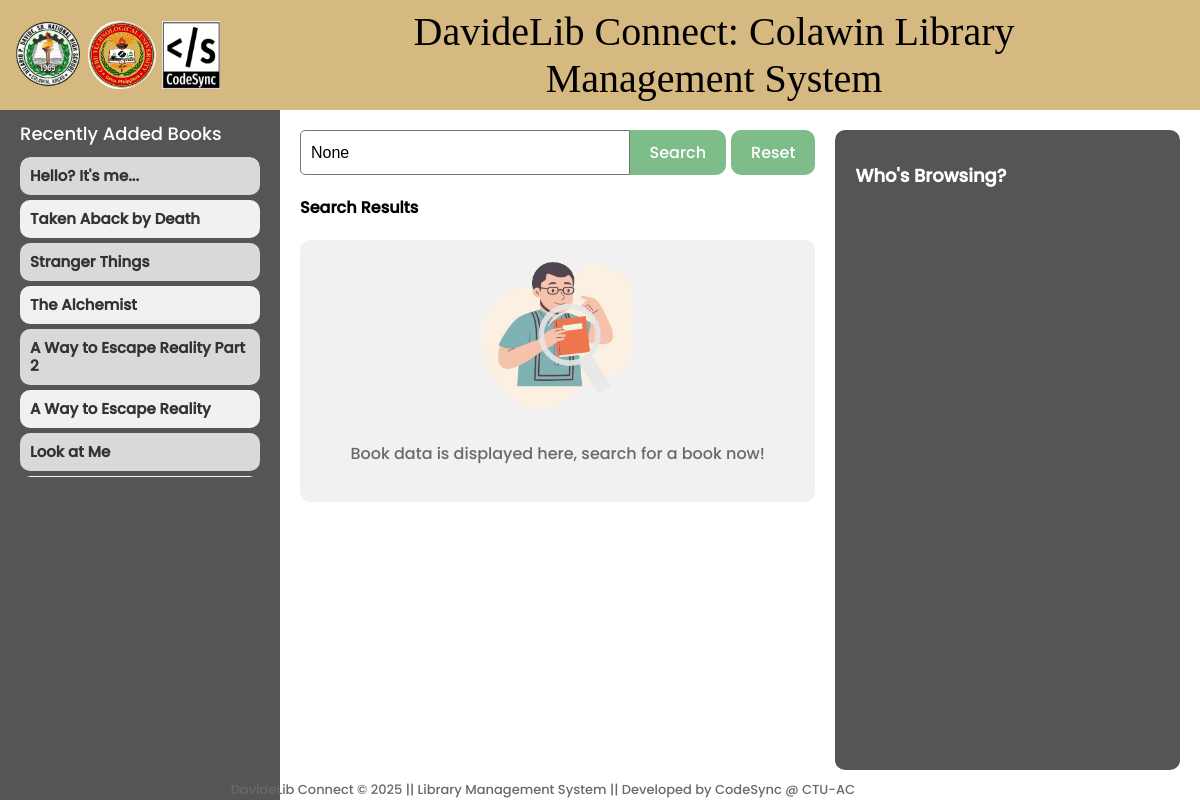
The page / on the database its author committed.
### library/models.py (models this page shows, shortened)
class BookInventory(models.Model):
    book_number = models.CharField(max_length=10, primary_key=True)
    record_date = models.DateTimeField(auto_now_add=True)
    class_field = models.CharField(max_length=100, blank=True, null=True)
    author = models.CharField(max_length=200, blank=True, null=True)
    book_title = models.CharField(max_length=200)
    edition = models.CharField(max_length=50, blank=True, null=True)
    volume = models.CharField(max_length=50, blank=True, null=True)
    pages = models.IntegerField(blank=True, null=True)
    quantity = models.PositiveIntegerField(default=1)
    fund_source = models.CharField(max_length=100, blank=True, null=True)
    price = models.DecimalField(max_digits=10, decimal_places=2, blank=True, null=True)
    publisher = models.CharField(max_length=200, blank=True, null=True)
    year = models.IntegerField(blank=True, null=True)
    remark = models.TextField(blank=True, null=True)
    category = models.ForeignKey(Category, on_delete=models.CASCADE)
    location = models.TextField(blank=True, null=True)
    qr_code = models.ImageField(upload_to='qr_codes/', blank=True, null=True)

### library/views.py (the view, shortened to what this page needs)
# urls.py: path('', views.landing, name='landing'),
def landing(request):
    query = request.GET.get('q')
    book_number = request.GET.get('book_number')  # Get book number from query params
    books = BookInventory.objects.all()
    if query:
        books = books.filter(
            Q(book_title__icontains=query) |
            Q(author__icontains=query) |
            Q(book_number__icontains=query)
        )
    for book in books:
        try:
            latest_borrow_slip = BorrowSlip.objects.filter(book_number=book.book_number).order_by('-date_borrow').first()
            current_date = timezone.now().date()
            if latest_borrow_slip:
                if latest_borrow_slip.due_date.date() < current_date and not latest_borrow_slip.returned:
                    book.status = 'Overdue'
                elif latest_borrow_slip.returned:
                    book.status = 'Returned'
                else:
                    book.status = 'Borrowed'
            else:
                book.status = 'Available'
        except BorrowSlip.DoesNotExist:
            book.status = 'Available'
    recent_books = BookInventory.objects.order_by('-record_date')[:10]
    for book in recent_books:
        try:
            latest_borrow_slip = BorrowSlip.objects.filter(book_number=book.book_number).order_by('-date_borrow').first()
            current_date = timezone.now().date()
            if latest_borrow_slip:
                if latest_borrow_slip.due_date.date() < current_date and not latest_borrow_slip.returned:
                    book.status = 'Overdue'
                elif latest_borrow_slip.returned:
                    book.status = 'Returned'
                else:
                    book.status = 'Borrowed'
            else:
                book.status = 'Available'
        except BorrowSlip.DoesNotExist:
            book.status = 'Available'
    book_detail = None
    category_counts = BookInventory.objects.values('category__name').annotate(count=Count('book_number')).order_by('category__name')
    categories = [entry['category__name'] for entry in category_counts]
    counts = [entry['count'] for entry in category_counts]
    colors = plt.get_cmap('tab20').colors  # Use a colormap with enough distinct colors
    category_colors = dict(zip(categories, colors))
    plt.figure(figsize=(14, 6))  # Increase figure width to accommodate legend
    bars = plt.bar(range(len(categories)), counts, color=[category_colors[cat] for cat in categories])
    plt.xlabel('Category')
    plt.ylabel('Number of Books')
    plt.title('Number of Books by Category')
    plt.xticks(range(len(categories)), [''] * len(categories))  # Empty labels for now
    handles = [plt.Line2D([0], [0], color=color, lw=4) for color in category_colors.values()]
    plt.legend(handles, category_colors.keys(), loc='center left', bbox_to_anchor=(1, 0.5))
    buffer = BytesIO()
    plt.savefig(buffer, format='png', bbox_inches='tight')
    buffer.seek(0)
    image_png = buffer.getvalue()
    buffer.close()
    graph = base64.b64encode(image_png).decode('utf-8')
    return render(request, 'library/landing.html', {
        'books': books,
        'query': query,
        'recent_books': recent_books,
        'book_detail': book_detail,
        'graph': graph,  # Pass the graph image to the template
    })

### library/context_processors.py (called while the page is built)
def navbar_context(request):
    username = None
    if request.user.is_authenticated:
        username = request.user.username
    return {'username': username}

### library/templates/library/landing.html (shortened to what this page needs)
{% extends 'main.html' %}
{% load static %}
{% block content %}
<div class="header">
    <img src="{% static 'images/hpdslogo.png' %}" alt="logo" style="width: 68px; height: 68px; border-radius: 50%; padding-left: 6px;">
    <img src="{% static 'images/ctu.png' %}" alt="logo" style="width: 68px; height: 68px; border-radius: 50%; padding-left: 6px;">
    <img src="{% static 'images/Codesynlogo.png' %}" alt="logo" style="width: 58px; height: 68px; padding-left: 6px;">
    <p class="title">DavideLib Connect: Colawin Library Management System</p>
    <a href="{% url 'directory' %}">
        <img src="{% static 'images/lock2.png' %}" style="width: 80px; height: 60px; display: flex; padding-left: 190px;" alt="">
    </a>
</div>
<div class="sidebar">
    <div class="section-label" style="margin-top: 30px; font-weight: lighter;">Recently Added Books</div>
    <div class="book-item-container">
        {% for recent_book in recent_books %}
            <a href="{% url 'landing' %}?book_number={{ recent_book.book_number }}"
               class="book-item {% if forloop.counter|divisibleby:2 %}even-row{% else %}odd-row{% endif %}"
               style="text-decoration: none; color: black; margin-bottom: 5px;">
                <div class="book-title" style="font-size: 15px;">
                    {{ recent_book.book_title }}
                </div>
            </a>
        {% endfor %}
    </div>
</div>
<div class="main-content">
    <div class="left">
        <div class="search-form-container">
            <div class="search-container">
                <form method="GET" action="{% url 'landing' %}" style="flex: 1; display: flex;">
                    <input type="text" class="search-input" name="q" placeholder="Search book" value="{{ query }}" autofocus>
                    <button type="submit" class="search-button" style="margin-right: 5px;">Search</button>
                    <a href="{% url 'landing' %}" class="reset-button">Reset</a>
                </form>
            </div>
        </div>
        <div class="section-label">Search Results</div>
        <div class="book-item-container">
            {% if book_detail %}
                <strong style="background-color: #73532C; color:#ECECEC; border-radius: 5px; padding-left: 5px; padding-right: 5px;">
                    {{ book_detail.book_title }}
                </strong>
                <div class="book-details">
                    <p style="text-align: justify;">
                        This was authored by <strong>{{ book_detail.author }}</strong>.
                        It has the book number <strong>{{ book_detail.book_number }}</strong>. The book falls under the category of
                        <strong>{{ book_detail.category.name }}</strong>. This book has <strong>{{ book_detail.edition }}</strong> edition, and it comprises
                        <strong>{{ book_detail.volume }}</strong> volume(s) with <strong>{{ book_detail.pages }}</strong> pages.
                        There are only <strong>{{ book_detail.quantity }}</strong> copy/copies available. The book is funded as
                        <strong>{{ book_detail.fund_source }}</strong> and is priced at <strong>{{ book_detail.price }}</strong>. It was published at
                        <strong>{{ book_detail.publisher }}</strong> in the year <strong>{{ book_detail.year }}</strong>. The location of this book is at
                        <strong style="color: green;">{{ book_detail.location }}</strong>.
                    </p>
                    <p>
                        The current status of the book is:
                        {% if book_detail.status == 'Returned' %}
                            <span class="book-status status-available">Available</span>.
                        {% elif book_detail.status == 'Borrowed' %}
                            <span class="book-status status-ongoing">Ongoing Borrowing</span>.
                        {% elif book_detail.status == 'Overdue' %}
                            <span class="book-status status-pending">Pending for return</span>.
                        {% else %}
                            <span class="book-status status-available">Available</span>.
                        {% endif %}
                    </p>
                </div>
                <div class="button-container" style="padding-top: 20px; gap: 10px;">
                    <a href="{% url 'landing' %}?q={{ query }}" class="search-button" style="text-decoration: none; background-color: #757575;">Back to Search Results</a>
                </div>
            {% else %}
                {% if query %}
                    {% if books %}
                        <div>
                            {% for book in books %}
                                <a href="{% url 'landing' %}?q={{ query }}&book_number={{ book.book_number }}"
                                   class="book-item {% if forloop.counter|divisibleby:2 %}even-row{% else %}odd-row{% endif %}"
                                   style="text-decoration: none; color: black;">
                                    <div class="book-title">{{ book.book_title }}</div>
                                    <div class="book-details">
                                        <strong>Author:</strong> {{ book.author }}<br>
                                        <strong>Book Number:</strong> {{ book.book_number }}<br>
                                        <strong>Status:</strong>
                                        {% if book.status == 'Returned' %}
                                            <span class="book-status status-available">Available</span>
                                        {% elif book.status == 'Borrowed' %}
                                            <span class="book-status status-ongoing">Ongoing Borrowing</span>
                                        {% elif book.status == 'Overdue' %}
                                            <span class="book-status status-pending">Pending for return</span>
                                        {% else %}
                                            <span class="book-status status-lost">Lost</span>
                                        {% endif %}
                                    </div>
                                </a>
                            {% endfor %}
                        </div>
                    {% else %}
                    <div class="mess">
                        <div class="image-container">
                            <img src="{% static 'images/searchLOGO1.png' %}" alt="logo" class="image-logo">
                        </div>
                        <p style="color: dimgray;">No results found for your search.</p>
                    </div>
                    {% endif %}
                {% else %}
                <div class="mess" >
                    <div class="image-container">
                        <img src="{% static 'images/searchLOGO.png' %}" alt="logo" class="image-logo">
                    </div>
                    <p style="color: dimgray; text-align: center;">Book data is displayed here, search for a book now!</p>
                </div>
                {% endif %}
            {% endif %}
        </div>
    </div>
    <div class="side-container">
        <div class="section-label" style="color: white; font-weight: lighter;"><h1 style="font-size: 18px;"> Who's Browsing?</h1></div>
    </div>
</div>
{% endblock content %}

### static/styles/main.css (style rules this page uses)
body, html { margin: 0; padding: 0; font-family: 'Poppins', sans-serif; }
.header { background-color: #77A681; height: 70px; color: white; text-align: center; padding: 20px; width: 100%; position: fixed; top: 0; left: 0; }
.sidebar { background-color: #555; width: 200px; position: fixed; top: 70px; height: calc(100% - 70px); overflow: auto; padding: 20px; color: white; }

### templates/navbar.html (style rules this page uses)
body, html { margin: 0; padding: 0; font-family: 'Poppins', sans-serif; }
.header { background-color: #D6B980; height: 70px; color: white; text-align: center; padding: 20px; width: 100%; position: fixed; top: 0; left: 0; z-index: 1000; display: flex; padding-left: 8px; align-items: center; }
.title { font-family: 'Blue'; padding-left: 190px; font-size: 40px; color: black; }
.sidebar { background-color: #555; width: 200px; position: fixed; top: 110px; height: calc(100% - 110px); overflow: auto; padding: 20px; color: white; display: flex; flex-direction: column; align-items: center; overflow-y: auto; overflow-x: hidden; z-index: 100; }

### library/templates/library/landing.html (style rules this page uses)
.header { background-color: #D6B980; height: 70px; color: white; text-align: center; padding: 20px; width: 100%; position: fixed; top: 0; left: 0; z-index: 1000; display: flex; padding-left: 8px; align-items: center; }
.title { font-family: 'Blue'; padding-left: 190px; font-size: 40px; color: black; }
.sidebar { background-color: #555; width: 240px; position: fixed; top: 70px; left: 0; height: calc(100% - 70px); overflow-y: auto; padding: 20px; color: white; display: flex; flex-direction: column; align-items: flex-start; overflow-x: hidden; z-index: 100; }
.main-content { margin-left: 280px; padding: 20px; margin-top: 110px; display: flex; flex-direction: row; font-family: 'Poppins', sans-serif; box-sizing: border-box; gap: 20px; height: calc(100vh - 120px); }
.search-form-container { width: 100%; }
.search-container { display: flex; gap: 10px; }
.search-input { flex: 1; padding: 10px; font-size: 16px; border-top-left-radius: 5px; border-bottom-left-radius: 5px; border: 1px solid #757575; }
.search-button { padding: 10px 20px; font-size: 16px; cursor: pointer; font-family: 'Poppins', sans-serif; text-decoration: none; color: #fff; background-color: #7EBC89; border: none; border-top-right-radius: 10px; border-bottom-right-radius: 10px; transition: background-color 0.3s, color 0.3s; }
.reset-button { padding: 10px 20px; font-size: 16px; cursor: pointer; font-family: 'Poppins', sans-serif; text-decoration: none; color: #fff; background-color: #7EBC89; border: none; border-radius: 10px; transition: background-color 0.3s, color 0.3s; }
.left { width: 60%; display: flex; flex-direction: column; gap: 20px; }
.side-container { width: 40%; height: auto; background-color: #555; border-radius: 10px; padding: 20px; box-sizing: border-box; overflow-y: auto; }
.sidebar .section-label { font-size: 18px; font-weight: bold; margin-bottom: 10px; }
.sidebar .book-item-container { overflow-y: scroll; scrollbar-width: none; max-height: 320px; background-color: #555; }
.book-item-container { overflow-y: auto; max-height: 430px; background-color: #F2F1F1; border-radius: 10px; }
.book-title { font-size: 18px; font-weight: bold; cursor: pointer; color: #333; text-decoration: none; margin: 0; padding: 0; line-height: 1.2; }
img { max-width: 100%; height: auto; }
.section-label { font-size: 16px; font-weight: bold; }
.even-row { background-color: #F2F1F1; }
.odd-row { background-color: #D9D9D9; }
.book-item { padding: 10px; display: block; border-radius: 10px; }
.image-container { position: relative; width: 100%; height: 155px; text-align: center; }
.image-logo { position: relative; width: auto; max-width: 100%; height: auto; max-height: 100%; }
.left img { max-width: 100%; }
.left img { max-width: 100%; height: auto; display: block; }
.mess { display: flex; flex-direction: column; align-items: center; justify-content: center; text-align: center; height: 100%; padding: 20px; box-sizing: border-box; }
.image-container { display: flex; justify-content: center; margin-bottom: 10px; }
.image-logo { max-width: 100%; height: auto; display: block; }

### rows shown on the page
BookInventory: book_title "Hello? It's me..."
BookInventory: book_title "Taken Aback by Death"
BookInventory: book_title "Stranger Things"
BookInventory: book_title "The Alchemist"
BookInventory: book_title "A Way to Escape Reality Part 2"
BookInventory: book_title "A Way to Escape Reality"
BookInventory: book_title "Look at Me"
